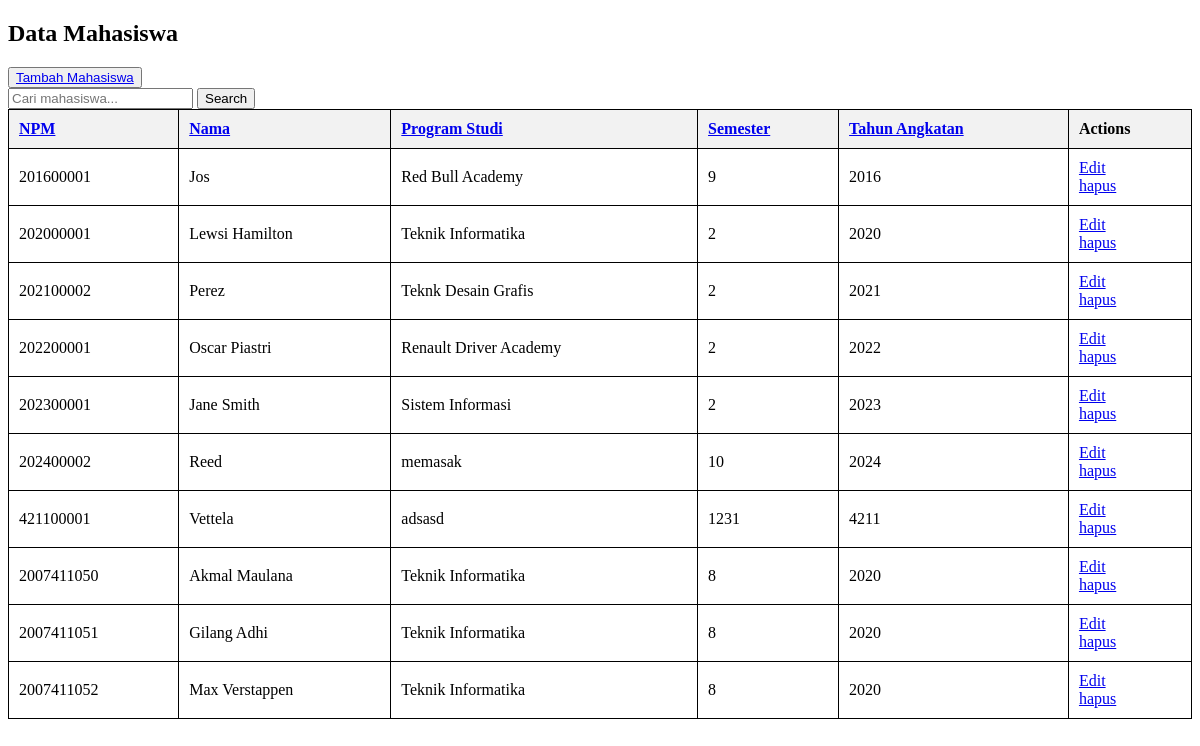
The page / on the database its author committed.
### tables this page shows
CREATE TABLE `mahasiswa` (
  `npm` int(10) NOT NULL,
  `nama` varchar(255) DEFAULT NULL,
  `program_studi` varchar(255) DEFAULT NULL,
  `semester` int(10) DEFAULT NULL,
  `tahun_angkatan` char(4) DEFAULT NULL
);

### index.php (the view, shortened to what this page needs)
<?php
include'./koneksi.php';
$search = isset($_GET['search']) ? $_GET['search'] : '';
$sql = "SELECT npm, nama, program_studi, semester, tahun_angkatan
        FROM mahasiswa
        WHERE nama LIKE '%$search%'
        OR npm LIKE '%$search%'
        OR program_studi LIKE '%$search%'
        OR tahun_angkatan LIKE '%$search%'
        ORDER BY npm ASC";
$result = $db->query($sql);
?>
<!DOCTYPE html>
<html lang="en">
<head>
</head>
<body>
<h2>Data Mahasiswa</h2>
<button>
    <a href="./mahasiswa.php">Tambah Mahasiswa</a>
</button>
<form method="GET" action="">
    <input type="text" name="search" placeholder="Cari mahasiswa...">
    <input type="submit" value="Search">
</form>
<table border='1'>
     <tr>
        <th><a href="?sort=npm&order=<?php echo (isset($_GET['order']) && $_GET['order'] == 'asc') ? 'desc' : 'asc'; ?>">NPM</a></th>
        <th><a href="?sort=nama&order=<?php echo (isset($_GET['order']) && $_GET['order'] == 'asc') ? 'desc' : 'asc'; ?>">Nama</a></th>
        <th><a href="?sort=program_studi&order=<?php echo (isset($_GET['order']) && $_GET['order'] == 'asc') ? 'desc' : 'asc'; ?>">Program Studi</a></th>
        <th><a href="?sort=semester&order=<?php echo (isset($_GET['order']) && $_GET['order'] == 'asc') ? 'desc' : 'asc'; ?>">Semester</a></th>
        <th><a href="?sort=tahun_angkatan&order=<?php echo (isset($_GET['order']) && $_GET['order'] == 'asc') ? 'desc' : 'asc'; ?>">Tahun Angkatan</a></th>
        <th>Actions</th>
    </tr>
    <?php
    if ($result->num_rows > 0) {
        while($row = $result->fetch_assoc()) {
            echo "<tr>";
            echo "<td>" . $row["npm"] . "</td>";
            echo "<td>" . $row["nama"] . "</td>";
            echo "<td>" . $row["program_studi"] . "</td>";
            echo "<td>" . $row["semester"] . "</td>";
            echo "<td>" . $row["tahun_angkatan"] . "</td>";
            echo "<td><a href='edit_mhsw.php?id=". $row['npm'] ."'>Edit</a><br>
                <a href='hapus_mhsw.php?id=". $row['npm'] ."'>hapus</a>
                </td>";
            echo "</tr>";
        }
    } else {
        echo "<tr><td colspan='5'>No data available</td></tr>";
    };
    ?>
</table>
</body>
</html>

### index.php (style rules this page uses)
table { width: 100%; border-collapse: collapse; }
table, th, td { border: 1px solid black; }
th, td { padding: 10px; text-align: left; }
th { background-color: #f2f2f2; }

### rows shown on the page
mahasiswa: npm "201600001", nama "Jos", program_studi "Red Bull Academy", semester "9", tahun_angkatan "2016"
mahasiswa: npm "202000001", nama "Lewsi Hamilton", program_studi "Teknik Informatika", semester "2", tahun_angkatan "2020"
mahasiswa: npm "202100002", nama "Perez", program_studi "Teknk Desain Grafis", semester "2", tahun_angkatan "2021"
mahasiswa: npm "202200001", nama "Oscar Piastri", program_studi "Renault Driver Academy", semester "2", tahun_angkatan "2022"
mahasiswa: npm "202300001", nama "Jane Smith", program_studi "Sistem Informasi", semester "2", tahun_angkatan "2023"
mahasiswa: npm "202400002", nama "Reed", program_studi "memasak", semester "10", tahun_angkatan "2024"
mahasiswa: npm "421100001", nama "Vettela", program_studi "adsasd", semester "1231", tahun_angkatan "4211"
mahasiswa: npm "2007411050", nama "Akmal Maulana", program_studi "Teknik Informatika", semester "8", tahun_angkatan "2020"
mahasiswa: npm "2007411051", nama "Gilang Adhi", program_studi "Teknik Informatika", semester "8", tahun_angkatan "2020"
mahasiswa: npm "2007411052", nama "Max Verstappen", program_studi "Teknik Informatika", semester "8", tahun_angkatan "2020"
